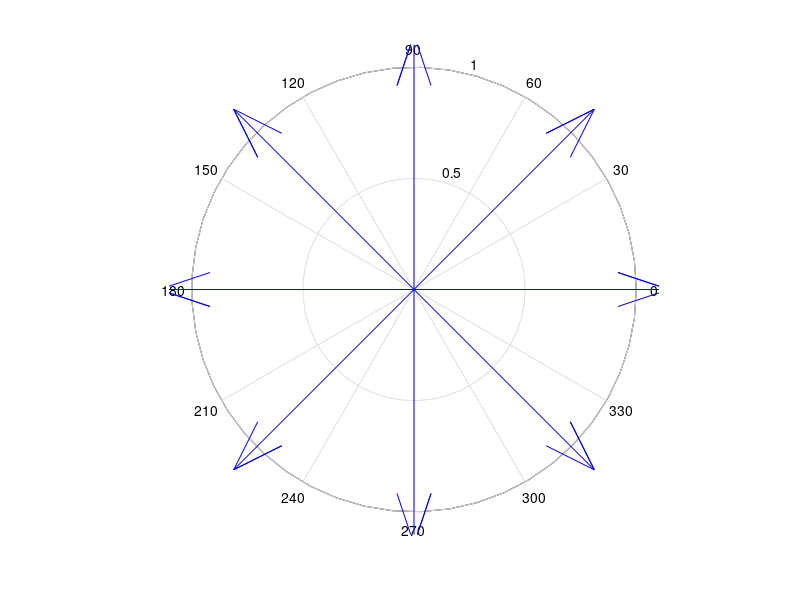

Reproduce this figure in MATLAB.
z = (1:8);
compass(0);
hold on;
for k = 1: 8
    z(k) = (3)^(1/8) * exp( ( (2*pi) * 1i * (k-1) / 8 ) );
    compass( z(k) );
end
hold off;